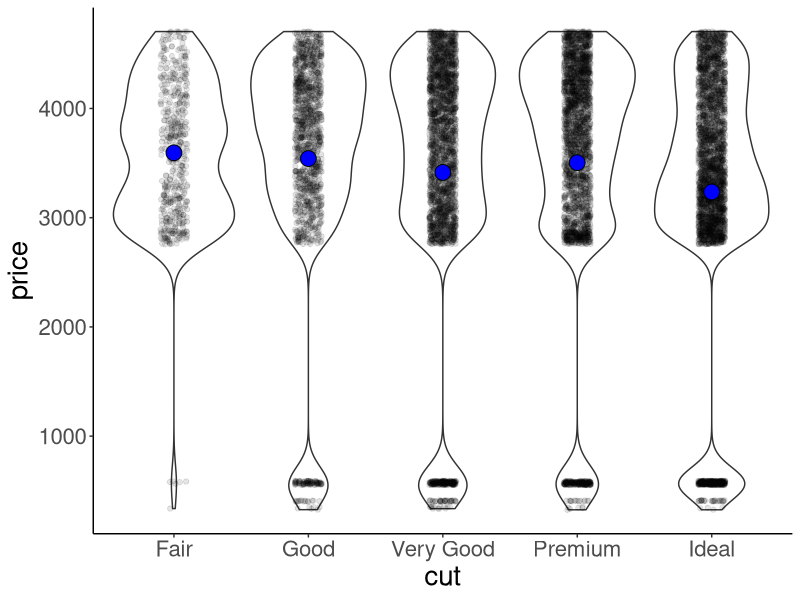

Write the R code that produced this figure. (Note: this script raises an error after producing the figure.)
## ---- chunk 1
# these options here change the formatting of how comments are rendered
knitr::opts_chunk$set(collapse = TRUE,
                      comment = "#>")
## ---- chunk 2
library("knitr") # for rendering the RMarkdown file
library("tidyverse") # for data wrangling 
## ---- chunk 3
theme_set(theme_classic()+ #set the theme 
    theme(text = element_text(size = 20))) #set the default text size
## ---- chunk 4
ggplot(data = diamonds[1:10000, ], 
       mapping = aes(x = cut, y = price)) +
  geom_violin() +
  geom_point(alpha = 0.1,
             position = position_jitter(width = 0.1)) +
  stat_summary(fun.y = "mean",
               shape = 21,
               geom = "point",
               fill = "blue",
               size = 5)
## ---- chunk 5
include_graphics("figures/practice_plot1.png")
